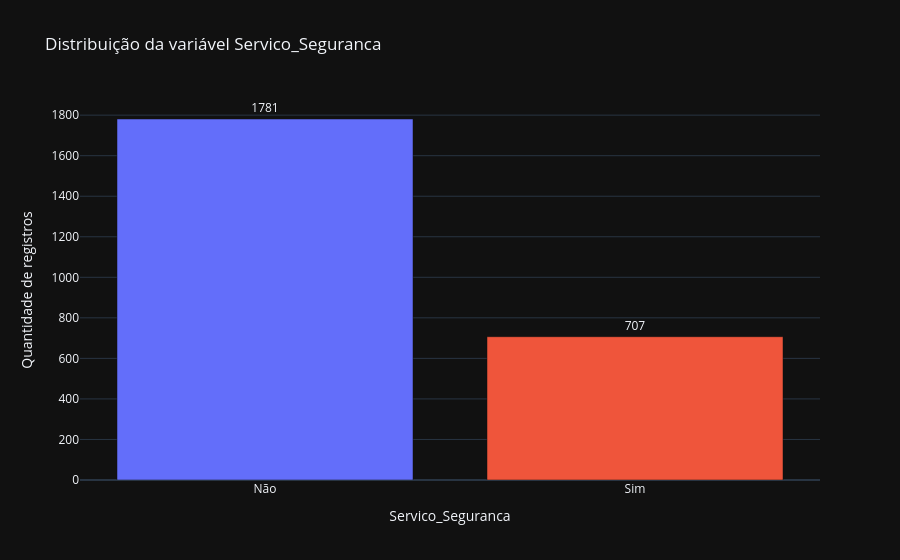
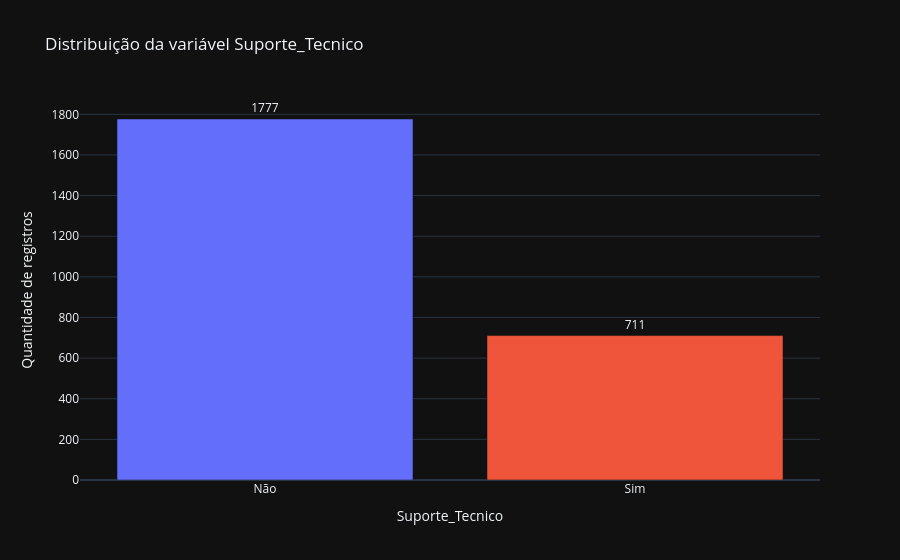
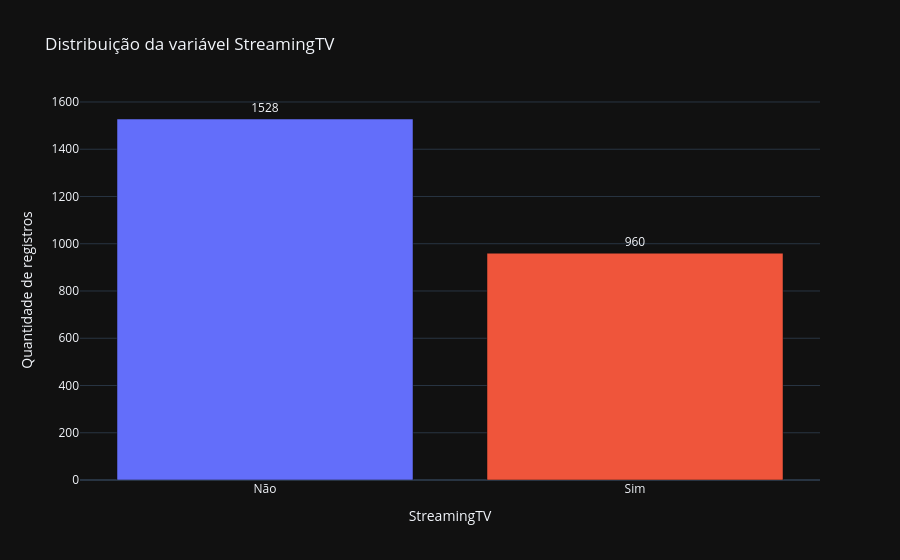
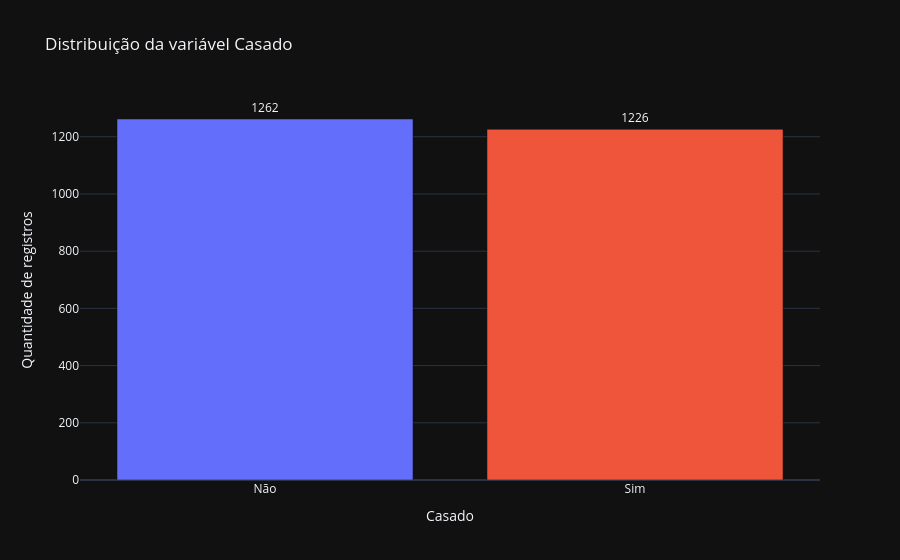

These figures' notebook cell, in order:
### Markdown cell above
Foram criados boxplots interativos para as variáveis Tempo_como_Cliente, Pagamento_Mensal e Total_Pago, com o objetivo de visualizar possíveis valores atípicos.

Em seguida, os resultados foram confirmados por meio do cálculo do intervalo interquartil (IQR). A análise mostrou que nenhuma das três variáveis apresentou outliers segundo o critério de
1,5
×
𝐼
𝑄
𝑅
1,5×IQR.

### Code cell
colunas_booleanas = [
    'Servico_Seguranca',
    'Suporte_Tecnico',
    'StreamingTV',
    'Casado',
    'Dependentes',
    'Churn'
]

for coluna in colunas_booleanas:
    contagem = (
        df[coluna]
        .value_counts()
        .reindex([0, 1], fill_value=0)
        .rename_axis('Valor')
        .reset_index(name='Quantidade')
    )

    contagem['Categoria'] = contagem['Valor'].map({
        0: 'Não',
        1: 'Sim'
    })

    fig = px.bar(
        contagem,
        x='Categoria',
        y='Quantidade',
        text='Quantidade',
        color='Categoria',
        title=f'Distribuição da variável {coluna}',
        labels={
            'Categoria': coluna,
            'Quantidade': 'Quantidade de registros'
        },
        category_orders={
            'Categoria': ['Não', 'Sim']
        }
    )

    fig.update_traces(textposition='outside')
    fig.update_layout(showlegend=False)
    fig.show()

### Figure 1 — Plotly figure (JSON) as saved in the notebook; plotly's stock layout.template omitted (floating-point values rounded to 4 significant figures)
{"data": [{"hovertemplate": "Servico_Seguranca=%{x}<br>Quantidade de registros=%{text}<extra></extra>", "legendgroup": "Não", "marker": {"color": "#636efa", "pattern": {"shape": ""}}, "name": "Não", "orientation": "v", "showlegend": true, "text": [1781.0], "textposition": "outside", "x": ["Não"], "xaxis": "x", "y": [1781], "yaxis": "y", "type": "bar"}, {"hovertemplate": "Servico_Seguranca=%{x}<br>Quantidade de registros=%{text}<extra></extra>", "legendgroup": "Sim", "marker": {"color": "#EF553B", "pattern": {"shape": ""}}, "name": "Sim", "orientation": "v", "showlegend": true, "text": [707.0], "textposition": "outside", "x": ["Sim"], "xaxis": "x", "y": [707], "yaxis": "y", "type": "bar"}], "layout": {"xaxis": {"anchor": "y", "domain": [0.0, 1.0], "title": {"text": "Servico_Seguranca"}, "categoryorder": "array", "categoryarray": ["Não", "Sim"]}, "yaxis": {"anchor": "x", "domain": [0.0, 1.0], "title": {"text": "Quantidade de registros"}}, "legend": {"title": {"text": "Servico_Seguranca"}, "tracegroupgap": 0}, "title": {"text": "Distribuição da variável Servico_Seguranca"}, "barmode": "relative", "showlegend": false}}

### Figure 2 — Plotly figure (JSON) as saved in the notebook; plotly's stock layout.template omitted (floating-point values rounded to 4 significant figures)
{"data": [{"hovertemplate": "Suporte_Tecnico=%{x}<br>Quantidade de registros=%{text}<extra></extra>", "legendgroup": "Não", "marker": {"color": "#636efa", "pattern": {"shape": ""}}, "name": "Não", "orientation": "v", "showlegend": true, "text": [1777.0], "textposition": "outside", "x": ["Não"], "xaxis": "x", "y": [1777], "yaxis": "y", "type": "bar"}, {"hovertemplate": "Suporte_Tecnico=%{x}<br>Quantidade de registros=%{text}<extra></extra>", "legendgroup": "Sim", "marker": {"color": "#EF553B", "pattern": {"shape": ""}}, "name": "Sim", "orientation": "v", "showlegend": true, "text": [711.0], "textposition": "outside", "x": ["Sim"], "xaxis": "x", "y": [711], "yaxis": "y", "type": "bar"}], "layout": {"xaxis": {"anchor": "y", "domain": [0.0, 1.0], "title": {"text": "Suporte_Tecnico"}, "categoryorder": "array", "categoryarray": ["Não", "Sim"]}, "yaxis": {"anchor": "x", "domain": [0.0, 1.0], "title": {"text": "Quantidade de registros"}}, "legend": {"title": {"text": "Suporte_Tecnico"}, "tracegroupgap": 0}, "title": {"text": "Distribuição da variável Suporte_Tecnico"}, "barmode": "relative", "showlegend": false}}

### Figure 3 — Plotly figure (JSON) as saved in the notebook; plotly's stock layout.template omitted (floating-point values rounded to 4 significant figures)
{"data": [{"hovertemplate": "StreamingTV=%{x}<br>Quantidade de registros=%{text}<extra></extra>", "legendgroup": "Não", "marker": {"color": "#636efa", "pattern": {"shape": ""}}, "name": "Não", "orientation": "v", "showlegend": true, "text": [1528.0], "textposition": "outside", "x": ["Não"], "xaxis": "x", "y": [1528], "yaxis": "y", "type": "bar"}, {"hovertemplate": "StreamingTV=%{x}<br>Quantidade de registros=%{text}<extra></extra>", "legendgroup": "Sim", "marker": {"color": "#EF553B", "pattern": {"shape": ""}}, "name": "Sim", "orientation": "v", "showlegend": true, "text": [960.0], "textposition": "outside", "x": ["Sim"], "xaxis": "x", "y": [960], "yaxis": "y", "type": "bar"}], "layout": {"xaxis": {"anchor": "y", "domain": [0.0, 1.0], "title": {"text": "StreamingTV"}, "categoryorder": "array", "categoryarray": ["Não", "Sim"]}, "yaxis": {"anchor": "x", "domain": [0.0, 1.0], "title": {"text": "Quantidade de registros"}}, "legend": {"title": {"text": "StreamingTV"}, "tracegroupgap": 0}, "title": {"text": "Distribuição da variável StreamingTV"}, "barmode": "relative", "showlegend": false}}

### Figure 4 — Plotly figure (JSON) as saved in the notebook; plotly's stock layout.template omitted (floating-point values rounded to 4 significant figures)
{"data": [{"hovertemplate": "Casado=%{x}<br>Quantidade de registros=%{text}<extra></extra>", "legendgroup": "Não", "marker": {"color": "#636efa", "pattern": {"shape": ""}}, "name": "Não", "orientation": "v", "showlegend": true, "text": [1262.0], "textposition": "outside", "x": ["Não"], "xaxis": "x", "y": [1262], "yaxis": "y", "type": "bar"}, {"hovertemplate": "Casado=%{x}<br>Quantidade de registros=%{text}<extra></extra>", "legendgroup": "Sim", "marker": {"color": "#EF553B", "pattern": {"shape": ""}}, "name": "Sim", "orientation": "v", "showlegend": true, "text": [1226.0], "textposition": "outside", "x": ["Sim"], "xaxis": "x", "y": [1226], "yaxis": "y", "type": "bar"}], "layout": {"xaxis": {"anchor": "y", "domain": [0.0, 1.0], "title": {"text": "Casado"}, "categoryorder": "array", "categoryarray": ["Não", "Sim"]}, "yaxis": {"anchor": "x", "domain": [0.0, 1.0], "title": {"text": "Quantidade de registros"}}, "legend": {"title": {"text": "Casado"}, "tracegroupgap": 0}, "title": {"text": "Distribuição da variável Casado"}, "barmode": "relative", "showlegend": false}}
